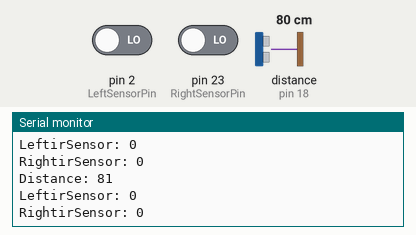
Bench run of a sketch on a simulated Arduino Mega 2560, built with avr-gcc and run on an emulated ATmega2560. Parts: the last lines printed to the serial monitor. The inputs (shaded band) are chosen by the test bench; at power-on: distance to the obstacle (sensor on pin 18) 80 cm, pin 2 (LeftSensorPin) LOW, pin 23 (RightSensorPin) LOW. The echo pulse lasts 58.3 µs per cm.

Above: at 1.3 s.
1.4 s: distance to the obstacle (sensor on pin 18) set to 2 cm
At 1.84 s:
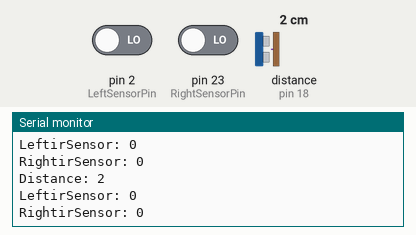
2.9 s: pin 2 (LeftSensorPin) driven HIGH
4.4 s: pin 23 (RightSensorPin) driven HIGH
At 4.85 s:
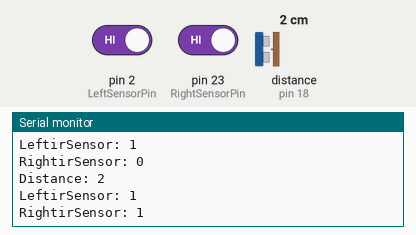
5.9 s: distance to the obstacle (sensor on pin 18) set to 4 cm
At 6.35 s:
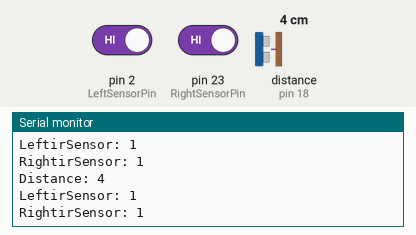
Timing chart, 0 to 8.4 s (numbered marks = the images above; inputs shaded):
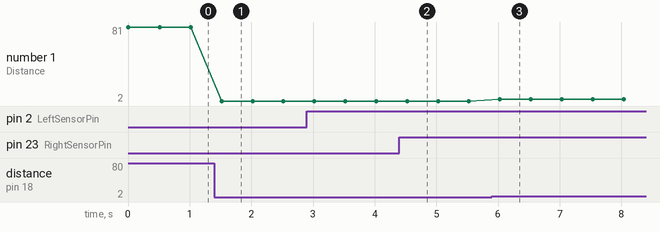

The sketch:

IR_US_Serially_Test.ino
```cpp
#include <NewPing.h>

const int LeftSensorPin = 2;  // Front IR sensor pins
const int RightSensorPin = 23;
const int TRIGGER_PIN = 5;
const int ECHO_PIN = 18;
const int MAX_DISTANCE = 200;
NewPing sonar(TRIGGER_PIN, ECHO_PIN, MAX_DISTANCE);

void setup() {
  Serial.begin(9600);
  pinMode(LeftSensorPin, INPUT);
  pinMode(RightSensorPin, INPUT);
  pinMode(TRIGGER_PIN, OUTPUT);
  pinMode(ECHO_PIN, INPUT);
}

void loop() {
  int LeftSensorValue = digitalRead(LeftSensorPin);
  int RightSensorValue = digitalRead(RightSensorPin);
  unsigned int distance = sonar.ping_cm();

  Serial.print("Distance: ");
  Serial.println(distance);

  Serial.print("LeftirSensor: ");
  Serial.println(LeftSensorValue);

  Serial.print("RightirSensor: ");
  Serial.println(RightSensorValue);

  delay(500);  // Optional delay between readings
}
```

Measured:
- after the input at 1.4 s, the serial monitor: prints a new line after 0.12 s (image 1)
- after the input at 4.4 s, the serial monitor: prints a new line after 0.16 s (image 2)
- after the input at 5.9 s, the serial monitor: prints a new line after 0.13 s (image 3)
- plotted number 1: 81 → 2 after the input at 1.4 s, 2 → 4 after the input at 5.9 s
